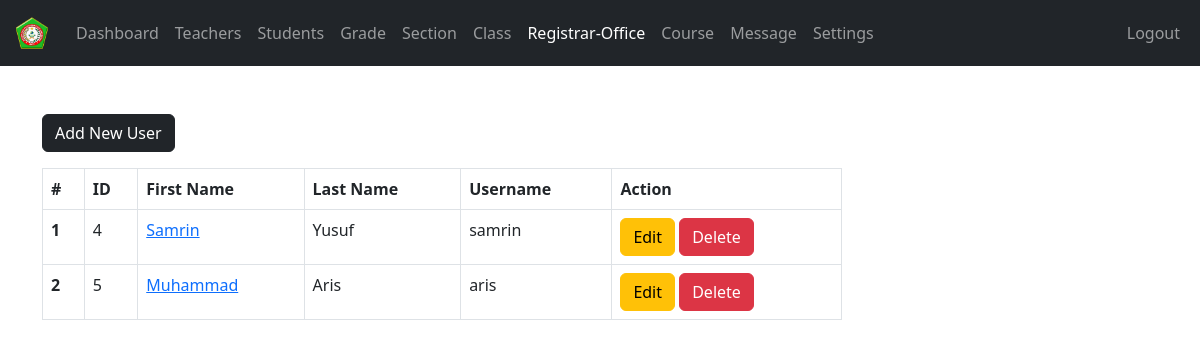
The app's page /admin/registrar-office.php (signed in) with its own data.
### tables this page shows
CREATE TABLE `registrar_office` (
  `r_user_id` int(11) NOT NULL,
  `username` varchar(127) NOT NULL,
  `password` varchar(255) NOT NULL,
  `fname` varchar(31) NOT NULL,
  `lname` varchar(31) NOT NULL,
  `address` varchar(31) NOT NULL,
  `employee_number` int(11) NOT NULL,
  `date_of_birth` date NOT NULL,
  `phone_number` varchar(31) NOT NULL,
  `qualification` varchar(31) NOT NULL,
  `gender` varchar(10) NOT NULL,
  `email_address` varchar(255) NOT NULL,
  `date_of_joined` datetime NOT NULL DEFAULT current_timestamp()
);

### admin/data/registrar_office.php (called while the page is built, shortened)
<?php
function getAllR_users($conn){
   $sql = "SELECT * FROM registrar_office";
   $stmt = $conn->prepare($sql);
   $stmt->execute();
   if ($stmt->rowCount() >= 1) {
     $teachers = $stmt->fetchAll();
     return $teachers;
   }else {
   	return 0;
   }
}

### admin/registrar-office.php (the view, shortened to what this page needs)
<?php
if (isset($_SESSION['admin_id']) &&
    isset($_SESSION['role'])) {
    if ($_SESSION['role'] == 'Admin') {
       include "../DB_connection.php";
       include "data/registrar_office.php";
       $r_users = getAllR_users($conn);
 ?>
<!DOCTYPE html>
<html lang="en">
<head>
	<link rel="stylesheet" href="https://cdn.jsdelivr.net/npm/bootstrap@5.2.0/dist/css/bootstrap.min.css">
	<link rel="stylesheet" href="../css/style.css">
  <link rel="stylesheet" href="https://cdnjs.cloudflare.com/ajax/libs/font-awesome/4.7.0/css/font-awesome.min.css">
</head>
<body>
    <?php
        include "inc/navbar.php";
        if ($r_users != 0) {
     ?>
     <div class="container mt-5">
        <a href="registrar-office-add.php"
           class="btn btn-dark">Add New User</a>
           <div class="table-responsive">
              <table class="table table-bordered mt-3 n-table">
                <thead>
                  <tr>
                    <th scope="col">#</th>
                    <th scope="col">ID</th>
                    <th scope="col">First Name</th>
                    <th scope="col">Last Name</th>
                    <th scope="col">Username</th>
                    <th scope="col">Action</th>
                  </tr>
                </thead>
                <tbody>
                  <?php $i = 0; foreach ($r_users as $r_user ) {
                    $i++;  ?>
                  <tr>
                    <th scope="row"><?=$i?></th>
                    <td><?=$r_user['r_user_id']?></td>
                    <td><a href="registrar-office-view.php?r_user_id=<?=$r_user['r_user_id']?>">
                         <?=$r_user['fname']?></a></td>
                    <td><?=$r_user['lname']?></td>
                    <td><?=$r_user['username']?></td>
                    <td>
                        <a href="registrar-office-edit.php?r_user_id=<?=$r_user['r_user_id']?>"
                           class="btn btn-warning">Edit</a>
                        <a href="registrar-office-delete.php?r_user_id=<?=$r_user['r_user_id']?>"
                           class="btn btn-danger">Delete</a>
                    </td>
                  </tr>
                <?php } ?>
                </tbody>
              </table>
           </div>
         <?php } ?>
     </div>
</body>
</html>
<?php
  }else {
    header("Location: ../login.php");
    exit;
  }
}else {
	header("Location: ../login.php");
	exit;
}
?>

### css/style.css (style rules this page uses)
.n-table { max-width: 800px; }

### records on screen
registrar_office: r_user_id "4", fname "Samrin", lname "Yusuf", username "samrin"
registrar_office: r_user_id "5", fname "Muhammad", lname "Aris", username "aris"
